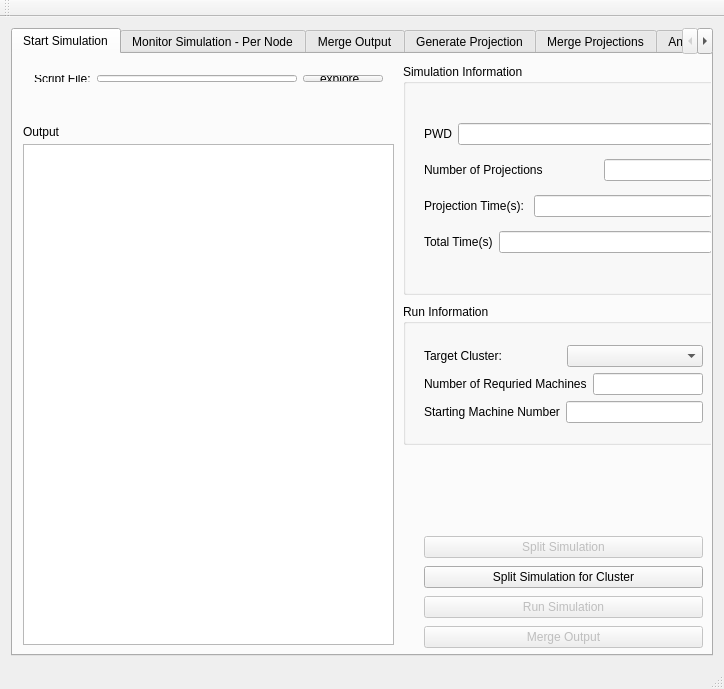
<?xml version="1.0" encoding="UTF-8"?>
<ui version="4.0">
 <class>MainWindow</class>
 <widget class="QMainWindow" name="MainWindow">
  <property name="geometry">
   <rect>
    <x>0</x>
    <y>0</y>
    <width>724</width>
    <height>689</height>
   </rect>
  </property>
  <property name="windowTitle">
   <string>Gate Simulator</string>
  </property>
  <widget class="QWidget" name="centralWidget">
   <layout class="QVBoxLayout" name="verticalLayout">
    <item>
     <widget class="QTabWidget" name="tabWidget">
      <property name="currentIndex">
       <number>0</number>
      </property>
      <widget class="QWidget" name="tab">
       <attribute name="title">
        <string>Start Simulation</string>
       </attribute>
       <widget class="QWidget" name="layoutWidget">
        <property name="geometry">
         <rect>
          <x>400</x>
          <y>469</y>
          <width>301</width>
          <height>141</height>
         </rect>
        </property>
        <layout class="QVBoxLayout" name="verticalLayout_7">
         <item>
          <widget class="QPushButton" name="btnSplit">
           <property name="enabled">
            <bool>false</bool>
           </property>
           <property name="text">
            <string>Split Simulation</string>
           </property>
          </widget>
         </item>
         <item>
          <widget class="QPushButton" name="btnsplit2">
           <property name="text">
            <string>Split Simulation for Cluster</string>
           </property>
          </widget>
         </item>
         <item>
          <widget class="QPushButton" name="btnRun">
           <property name="enabled">
            <bool>false</bool>
           </property>
           <property name="text">
            <string>Run Simulation</string>
           </property>
          </widget>
         </item>
         <item>
          <widget class="QPushButton" name="btnMerge">
           <property name="enabled">
            <bool>false</bool>
           </property>
           <property name="text">
            <string>Merge Output</string>
           </property>
          </widget>
         </item>
        </layout>
       </widget>
       <widget class="QGroupBox" name="groupBox">
        <property name="geometry">
         <rect>
          <x>390</x>
          <y>10</y>
          <width>321</width>
          <height>231</height>
         </rect>
        </property>
        <property name="title">
         <string>Simulation Information</string>
        </property>
        <widget class="QWidget" name="layoutWidget">
         <property name="geometry">
          <rect>
           <x>10</x>
           <y>40</y>
           <width>310</width>
           <height>171</height>
          </rect>
         </property>
         <layout class="QVBoxLayout" name="verticalLayout_5">
          <item>
           <layout class="QHBoxLayout" name="horizontalLayout_6">
            <item>
             <widget class="QLabel" name="label_9">
              <property name="text">
               <string>PWD</string>
              </property>
             </widget>
            </item>
            <item>
             <widget class="QLineEdit" name="txtPWD">
              <property name="readOnly">
               <bool>true</bool>
              </property>
             </widget>
            </item>
           </layout>
          </item>
          <item>
           <layout class="QHBoxLayout" name="horizontalLayout_5">
            <property name="sizeConstraint">
             <enum>QLayout::SetNoConstraint</enum>
            </property>
            <item>
             <widget class="QLabel" name="label_8">
              <property name="text">
               <string>Number of Projections</string>
              </property>
             </widget>
            </item>
            <item>
             <widget class="QLineEdit" name="txtNOP">
              <property name="enabled">
               <bool>true</bool>
              </property>
              <property name="sizePolicy">
               <sizepolicy hsizetype="Fixed" vsizetype="Fixed">
                <horstretch>0</horstretch>
                <verstretch>0</verstretch>
               </sizepolicy>
              </property>
             </widget>
            </item>
           </layout>
          </item>
          <item>
           <layout class="QHBoxLayout" name="horizontalLayout_2">
            <item>
             <widget class="QLabel" name="label_5">
              <property name="text">
               <string>Projection Time(s): </string>
              </property>
             </widget>
            </item>
            <item>
             <widget class="QLineEdit" name="txtPerSlice"/>
            </item>
           </layout>
          </item>
          <item>
           <layout class="QHBoxLayout" name="horizontalLayout_4">
            <item>
             <widget class="QLabel" name="label_7">
              <property name="text">
               <string>Total Time(s)</string>
              </property>
             </widget>
            </item>
            <item>
             <widget class="QLineEdit" name="txtTotalTime"/>
            </item>
           </layout>
          </item>
         </layout>
        </widget>
       </widget>
       <widget class="QGroupBox" name="groupBox_2">
        <property name="geometry">
         <rect>
          <x>390</x>
          <y>250</y>
          <width>321</width>
          <height>141</height>
         </rect>
        </property>
        <property name="title">
         <string>Run Information</string>
        </property>
        <widget class="QWidget" name="verticalLayoutWidget">
         <property name="geometry">
          <rect>
           <x>10</x>
           <y>30</y>
           <width>301</width>
           <height>101</height>
          </rect>
         </property>
         <layout class="QVBoxLayout" name="verticalLayout_4">
          <item>
           <layout class="QHBoxLayout" name="horizontalLayout_9">
            <item>
             <widget class="QLabel" name="label_15">
              <property name="text">
               <string>Target Cluster:</string>
              </property>
             </widget>
            </item>
            <item>
             <widget class="QComboBox" name="comboCluster"/>
            </item>
           </layout>
          </item>
          <item>
           <layout class="QHBoxLayout" name="horizontalLayout_10">
            <item>
             <widget class="QLabel" name="label_16">
              <property name="text">
               <string>Number of Requried Machines</string>
              </property>
             </widget>
            </item>
            <item>
             <widget class="QLineEdit" name="txtRequiredMachines"/>
            </item>
           </layout>
          </item>
          <item>
           <layout class="QHBoxLayout" name="horizontalLayout_13">
            <item>
             <widget class="QLabel" name="label_17">
              <property name="text">
               <string>Starting Machine Number</string>
              </property>
             </widget>
            </item>
            <item>
             <widget class="QLineEdit" name="txtStartMachine"/>
            </item>
           </layout>
          </item>
         </layout>
        </widget>
       </widget>
       <widget class="QLabel" name="label_18">
        <property name="geometry">
         <rect>
          <x>10</x>
          <y>70</y>
          <width>57</width>
          <height>15</height>
         </rect>
        </property>
        <property name="text">
         <string>Output</string>
        </property>
       </widget>
       <widget class="QTextEdit" name="txtOutput">
        <property name="geometry">
         <rect>
          <x>10</x>
          <y>90</y>
          <width>371</width>
          <height>501</height>
         </rect>
        </property>
       </widget>
       <widget class="QWidget" name="layoutWidget">
        <property name="geometry">
         <rect>
          <x>10</x>
          <y>10</y>
          <width>371</width>
          <height>29</height>
         </rect>
        </property>
        <layout class="QHBoxLayout" name="horizontalLayout_8">
         <item>
          <widget class="QLabel" name="label_4">
           <property name="text">
            <string>Script File:</string>
           </property>
          </widget>
         </item>
         <item>
          <widget class="QLineEdit" name="txtScript"/>
         </item>
         <item>
          <widget class="QPushButton" name="pushButton">
           <property name="text">
            <string>explore..</string>
           </property>
          </widget>
         </item>
        </layout>
       </widget>
      </widget>
      <widget class="QWidget" name="tab_2">
       <attribute name="title">
        <string>Monitor Simulation - Per Node</string>
       </attribute>
       <widget class="QWidget" name="layoutWidget">
        <property name="geometry">
         <rect>
          <x>10</x>
          <y>10</y>
          <width>571</width>
          <height>33</height>
         </rect>
        </property>
        <layout class="QHBoxLayout" name="horizontalLayout">
         <item>
          <widget class="QLabel" name="label">
           <property name="text">
            <string>Node:</string>
           </property>
          </widget>
         </item>
         <item>
          <widget class="QComboBox" name="nodeCombo"/>
         </item>
        </layout>
       </widget>
       <widget class="QWidget" name="layoutWidget">
        <property name="geometry">
         <rect>
          <x>10</x>
          <y>50</y>
          <width>571</width>
          <height>421</height>
         </rect>
        </property>
        <layout class="QVBoxLayout" name="verticalLayout_2">
         <item>
          <widget class="QLabel" name="label_2">
           <property name="text">
            <string>Gate Processes</string>
           </property>
          </widget>
         </item>
         <item>
          <widget class="QListWidget" name="nodeList"/>
         </item>
         <item>
          <widget class="QLabel" name="label_10">
           <property name="text">
            <string>Output Directory</string>
           </property>
          </widget>
         </item>
         <item>
          <widget class="QListWidget" name="outList"/>
         </item>
        </layout>
       </widget>
       <widget class="QPushButton" name="deleteButton">
        <property name="geometry">
         <rect>
          <x>600</x>
          <y>280</y>
          <width>102</width>
          <height>24</height>
         </rect>
        </property>
        <property name="text">
         <string>Delete</string>
        </property>
       </widget>
       <widget class="QWidget" name="layoutWidget">
        <property name="geometry">
         <rect>
          <x>600</x>
          <y>70</y>
          <width>87</width>
          <height>95</height>
         </rect>
        </property>
        <layout class="QVBoxLayout" name="verticalLayout_3">
         <item>
          <widget class="QPushButton" name="refreshButton">
           <property name="text">
            <string>Refresh</string>
           </property>
          </widget>
         </item>
         <item>
          <widget class="QPushButton" name="killAllButton">
           <property name="text">
            <string>Kill All</string>
           </property>
          </widget>
         </item>
         <item>
          <widget class="QPushButton" name="killButton">
           <property name="text">
            <string>Kill</string>
           </property>
          </widget>
         </item>
        </layout>
       </widget>
      </widget>
      <widget class="QWidget" name="tab_4">
       <attribute name="title">
        <string>Merge Output</string>
       </attribute>
       <widget class="QPushButton" name="btnrefresh_merge">
        <property name="geometry">
         <rect>
          <x>640</x>
          <y>20</y>
          <width>61</width>
          <height>24</height>
         </rect>
        </property>
        <property name="text">
         <string>Refresh</string>
        </property>
       </widget>
       <widget class="QTableWidget" name="tableMerge">
        <property name="geometry">
         <rect>
          <x>20</x>
          <y>50</y>
          <width>681</width>
          <height>501</height>
         </rect>
        </property>
       </widget>
       <widget class="QWidget" name="layoutWidget">
        <property name="geometry">
         <rect>
          <x>20</x>
          <y>20</y>
          <width>391</width>
          <height>29</height>
         </rect>
        </property>
        <layout class="QHBoxLayout" name="horizontalLayout_3">
         <item>
          <widget class="QLabel" name="label_3">
           <property name="text">
            <string>Filter:</string>
           </property>
          </widget>
         </item>
         <item>
          <widget class="QLineEdit" name="txtFilter"/>
         </item>
         <item>
          <widget class="QPushButton" name="btnfilter">
           <property name="text">
            <string>Filter</string>
           </property>
          </widget>
         </item>
        </layout>
       </widget>
       <widget class="QWidget" name="layoutWidget">
        <property name="geometry">
         <rect>
          <x>40</x>
          <y>560</y>
          <width>661</width>
          <height>29</height>
         </rect>
        </property>
        <layout class="QHBoxLayout" name="horizontalLayout_11">
         <item>
          <widget class="QLabel" name="label_6">
           <property name="text">
            <string>Output File:</string>
           </property>
          </widget>
         </item>
         <item>
          <widget class="QLineEdit" name="lineEdit_2"/>
         </item>
         <item>
          <widget class="QPushButton" name="btnmerge">
           <property name="text">
            <string>Merge</string>
           </property>
          </widget>
         </item>
        </layout>
       </widget>
       <widget class="QWidget" name="layoutWidget">
        <property name="geometry">
         <rect>
          <x>510</x>
          <y>20</y>
          <width>153</width>
          <height>29</height>
         </rect>
        </property>
        <layout class="QHBoxLayout" name="horizontalLayout_12">
         <item>
          <widget class="QLineEdit" name="txtMergeRangeFrom">
           <property name="text">
            <string>0</string>
           </property>
          </widget>
         </item>
         <item>
          <widget class="QLabel" name="label_13">
           <property name="text">
            <string>TO</string>
           </property>
          </widget>
         </item>
         <item>
          <widget class="QLineEdit" name="txtMergeRangeTo">
           <property name="text">
            <string>30</string>
           </property>
          </widget>
         </item>
        </layout>
       </widget>
      </widget>
      <widget class="QWidget" name="tab_5">
       <attribute name="title">
        <string>Generate Projection</string>
       </attribute>
       <widget class="QGroupBox" name="groupBox_3">
        <property name="geometry">
         <rect>
          <x>340</x>
          <y>20</y>
          <width>361</width>
          <height>571</height>
         </rect>
        </property>
        <property name="title">
         <string>Options</string>
        </property>
        <widget class="QCheckBox" name="cbCompton">
         <property name="geometry">
          <rect>
           <x>40</x>
           <y>40</y>
           <width>201</width>
           <height>23</height>
          </rect>
         </property>
         <property name="text">
          <string>Include Comptom Scatter?</string>
         </property>
        </widget>
        <widget class="QWidget" name="layoutWidget">
         <property name="geometry">
          <rect>
           <x>40</x>
           <y>70</y>
           <width>312</width>
           <height>202</height>
          </rect>
         </property>
         <layout class="QVBoxLayout" name="verticalLayout_12">
          <item>
           <layout class="QVBoxLayout" name="verticalLayout_11">
            <item>
             <widget class="QLabel" name="label_24">
              <property name="font">
               <font>
                <weight>75</weight>
                <italic>true</italic>
                <bold>true</bold>
               </font>
              </property>
              <property name="text">
               <string>zero-indexed position</string>
              </property>
             </widget>
            </item>
            <item>
             <layout class="QVBoxLayout" name="verticalLayout_10">
              <item>
               <layout class="QVBoxLayout" name="verticalLayout_9">
                <item>
                 <layout class="QVBoxLayout" name="verticalLayout_6">
                  <item>
                   <layout class="QHBoxLayout" name="horizontalLayout_16">
                    <item>
                     <widget class="QLabel" name="label_19">
                      <property name="text">
                       <string>headID position</string>
                      </property>
                     </widget>
                    </item>
                    <item>
                     <widget class="QLineEdit" name="txtheadid">
                      <property name="text">
                       <string>6</string>
                      </property>
                     </widget>
                    </item>
                   </layout>
                  </item>
                  <item>
                   <layout class="QHBoxLayout" name="horizontalLayout_18">
                    <item>
                     <widget class="QLabel" name="label_21">
                      <property name="text">
                       <string>crystalID position</string>
                      </property>
                     </widget>
                    </item>
                    <item>
                     <widget class="QLineEdit" name="txtcrystalid">
                      <property name="text">
                       <string>7</string>
                      </property>
                     </widget>
                    </item>
                   </layout>
                  </item>
                  <item>
                   <layout class="QHBoxLayout" name="horizontalLayout_17">
                    <item>
                     <widget class="QLabel" name="label_20">
                      <property name="text">
                       <string>pixelID position</string>
                      </property>
                     </widget>
                    </item>
                    <item>
                     <widget class="QLineEdit" name="txtpixelid">
                      <property name="text">
                       <string>8</string>
                      </property>
                     </widget>
                    </item>
                   </layout>
                  </item>
                 </layout>
                </item>
                <item>
                 <layout class="QHBoxLayout" name="horizontalLayout_19">
                  <item>
                   <widget class="QLabel" name="label_22">
                    <property name="text">
                     <string>compton scatter - phantom</string>
                    </property>
                   </widget>
                  </item>
                  <item>
                   <widget class="QLineEdit" name="txtcomptonphantom">
                    <property name="enabled">
                     <bool>false</bool>
                    </property>
                    <property name="text">
                     <string>14</string>
                    </property>
                   </widget>
                  </item>
                 </layout>
                </item>
               </layout>
              </item>
              <item>
               <layout class="QHBoxLayout" name="horizontalLayout_20">
                <item>
                 <widget class="QLabel" name="label_23">
                  <property name="text">
                   <string>compton scatter - detector</string>
                  </property>
                 </widget>
                </item>
                <item>
                 <widget class="QLineEdit" name="txtcomptondetector">
                  <property name="enabled">
                   <bool>false</bool>
                  </property>
                  <property name="text">
                   <string>15</string>
                  </property>
                 </widget>
                </item>
               </layout>
              </item>
             </layout>
            </item>
           </layout>
          </item>
         </layout>
        </widget>
        <widget class="QPushButton" name="btnConvert">
         <property name="geometry">
          <rect>
           <x>270</x>
           <y>280</y>
           <width>84</width>
           <height>24</height>
          </rect>
         </property>
         <property name="text">
          <string>Convert!</string>
         </property>
        </widget>
        <widget class="QLabel" name="label_30">
         <property name="geometry">
          <rect>
           <x>40</x>
           <y>330</y>
           <width>311</width>
           <height>16</height>
          </rect>
         </property>
         <property name="text">
          <string>Output: 72x72 16bit unsigned little-endian image</string>
         </property>
        </widget>
       </widget>
       <widget class="QGroupBox" name="groupBox_5">
        <property name="geometry">
         <rect>
          <x>10</x>
          <y>20</y>
          <width>321</width>
          <height>571</height>
         </rect>
        </property>
        <property name="title">
         <string>Target GATE ASCII Files</string>
        </property>
        <widget class="QPushButton" name="btnExplore">
         <property name="geometry">
          <rect>
           <x>20</x>
           <y>500</y>
           <width>281</width>
           <height>51</height>
          </rect>
         </property>
         <property name="text">
          <string>explore..</string>
         </property>
        </widget>
        <widget class="QListWidget" name="listProjectionInput">
         <property name="geometry">
          <rect>
           <x>20</x>
           <y>30</y>
           <width>281</width>
           <height>461</height>
          </rect>
         </property>
        </widget>
       </widget>
      </widget>
      <widget class="QWidget" name="tab_7">
       <attribute name="title">
        <string>Merge Projections</string>
       </attribute>
       <widget class="QGroupBox" name="groupBox_6">
        <property name="geometry">
         <rect>
          <x>20</x>
          <y>20</y>
          <width>301</width>
          <height>561</height>
         </rect>
        </property>
        <property name="title">
         <string>Target Projections</string>
        </property>
        <widget class="QPushButton" name="pushButton_2">
         <property name="geometry">
          <rect>
           <x>20</x>
           <y>510</y>
           <width>261</width>
           <height>31</height>
          </rect>
         </property>
         <property name="text">
          <string>Explore</string>
         </property>
        </widget>
        <widget class="QListWidget" name="listMergeProjection">
         <property name="geometry">
          <rect>
           <x>20</x>
           <y>40</y>
           <width>256</width>
           <height>461</height>
          </rect>
         </property>
        </widget>
       </widget>
       <widget class="QGroupBox" name="groupBox_7">
        <property name="geometry">
         <rect>
          <x>330</x>
          <y>20</y>
          <width>371</width>
          <height>201</height>
         </rect>
        </property>
        <property name="title">
         <string>Settings</string>
        </property>
        <widget class="QPushButton" name="btn_mergeprojection_explore">
         <property name="geometry">
          <rect>
           <x>170</x>
           <y>100</y>
           <width>102</width>
           <height>24</height>
          </rect>
         </property>
         <property name="text">
          <string>explore</string>
         </property>
        </widget>
        <widget class="QPushButton" name="pushButton_3">
         <property name="geometry">
          <rect>
           <x>281</x>
           <y>100</y>
           <width>81</width>
           <height>24</height>
          </rect>
         </property>
         <property name="text">
          <string>convert!</string>
         </property>
        </widget>
        <widget class="QWidget" name="layoutWidget">
         <property name="geometry">
          <rect>
           <x>20</x>
           <y>30</y>
           <width>341</width>
           <height>29</height>
          </rect>
         </property>
         <layout class="QHBoxLayout" name="horizontalLayout_14">
          <item>
           <widget class="QLabel" name="label_14">
            <property name="text">
             <string>Number of Projection Files:</string>
            </property>
           </widget>
          </item>
          <item>
           <widget class="QLineEdit" name="txtMergeProjection_nop"/>
          </item>
         </layout>
        </widget>
        <widget class="QWidget" name="layoutWidget">
         <property name="geometry">
          <rect>
           <x>20</x>
           <y>70</y>
           <width>341</width>
           <height>29</height>
          </rect>
         </property>
         <layout class="QHBoxLayout" name="horizontalLayout_15">
          <item>
           <widget class="QLabel" name="label_27">
            <property name="text">
             <string>Output File:</string>
            </property>
           </widget>
          </item>
          <item>
           <widget class="QLineEdit" name="txtMergeProjection_output"/>
          </item>
         </layout>
        </widget>
       </widget>
      </widget>
      <widget class="QWidget" name="tab_6">
       <attribute name="title">
        <string>Analyze data</string>
       </attribute>
       <widget class="QWidget" name="layoutWidget_2">
        <property name="geometry">
         <rect>
          <x>10</x>
          <y>10</y>
          <width>681</width>
          <height>29</height>
         </rect>
        </property>
        <layout class="QHBoxLayout" name="horizontalLayout_21">
         <item>
          <widget class="QLabel" name="label_25">
           <property name="text">
            <string>GATE ASCII FILE</string>
           </property>
          </widget>
         </item>
         <item>
          <widget class="QLineEdit" name="txtAnalyzeInput">
           <property name="text">
            <string>/local_scratch/slee91/test_voxelized_lloyd_1MHR05_320_320_768_000Singles.dat</string>
           </property>
          </widget>
         </item>
         <item>
          <widget class="QPushButton" name="btnAnalyzeInputExplore">
           <property name="text">
            <string>explore..</string>
           </property>
          </widget>
         </item>
        </layout>
       </widget>
       <widget class="QWidget" name="layoutWidget_3">
        <property name="geometry">
         <rect>
          <x>10</x>
          <y>40</y>
          <width>681</width>
          <height>29</height>
         </rect>
        </property>
        <layout class="QHBoxLayout" name="horizontalLayout_22">
         <item>
          <widget class="QLabel" name="OutputF_2">
           <property name="text">
            <string>Output File:</string>
           </property>
          </widget>
         </item>
         <item>
          <widget class="QLineEdit" name="txtAnalyzeOutput"/>
         </item>
         <item>
          <widget class="QPushButton" name="btnAnalyzeOutputExplore">
           <property name="text">
            <string>explore..</string>
           </property>
          </widget>
         </item>
        </layout>
       </widget>
       <widget class="QGroupBox" name="groupBox_4">
        <property name="geometry">
         <rect>
          <x>10</x>
          <y>70</y>
          <width>231</width>
          <height>301</height>
         </rect>
        </property>
        <property name="title">
         <string>1) Energy Specturm</string>
        </property>
        <widget class="QRadioButton" name="radioRound">
         <property name="geometry">
          <rect>
           <x>20</x>
           <y>40</y>
           <width>99</width>
           <height>21</height>
          </rect>
         </property>
         <property name="text">
          <string>round</string>
         </property>
         <property name="checked">
          <bool>true</bool>
         </property>
         <attribute name="buttonGroup">
          <string notr="true">buttonGroup</string>
         </attribute>
        </widget>
        <widget class="QRadioButton" name="radioFloor">
         <property name="geometry">
          <rect>
           <x>20</x>
           <y>70</y>
           <width>99</width>
           <height>21</height>
          </rect>
         </property>
         <property name="text">
          <string>floor</string>
         </property>
         <attribute name="buttonGroup">
          <string notr="true">buttonGroup</string>
         </attribute>
        </widget>
        <widget class="QRadioButton" name="radioCeil">
         <property name="geometry">
          <rect>
           <x>20</x>
           <y>100</y>
           <width>99</width>
           <height>21</height>
          </rect>
         </property>
         <property name="text">
          <string>ceil</string>
         </property>
         <attribute name="buttonGroup">
          <string notr="true">buttonGroup</string>
         </attribute>
        </widget>
        <widget class="QPushButton" name="btnEnergySpectrum">
         <property name="geometry">
          <rect>
           <x>20</x>
           <y>270</y>
           <width>181</width>
           <height>24</height>
          </rect>
         </property>
         <property name="text">
          <string>Generate</string>
         </property>
        </widget>
        <widget class="QWidget" name="layoutWidget">
         <property name="geometry">
          <rect>
           <x>20</x>
           <y>130</y>
           <width>181</width>
           <height>29</height>
          </rect>
         </property>
         <layout class="QHBoxLayout" name="horizontalLayout_23">
          <item>
           <widget class="QLabel" name="label_26">
            <property name="text">
             <string>Energy Index</string>
            </property>
           </widget>
          </item>
          <item>
           <widget class="QLineEdit" name="txtEnergyIndex">
            <property name="text">
             <string>10</string>
            </property>
           </widget>
          </item>
         </layout>
        </widget>
        <widget class="QCheckBox" name="cb_compton_detector">
         <property name="geometry">
          <rect>
           <x>20</x>
           <y>170</y>
           <width>191</width>
           <height>21</height>
          </rect>
         </property>
         <property name="font">
          <font>
           <pointsize>7</pointsize>
          </font>
         </property>
         <property name="text">
          <string>Include Compton Scatter in Detector</string>
         </property>
        </widget>
       </widget>
       <widget class="QGroupBox" name="groupBox_8">
        <property name="geometry">
         <rect>
          <x>260</x>
          <y>70</y>
          <width>231</width>
          <height>301</height>
         </rect>
        </property>
        <property name="title">
         <string>2) Scatter Fraction</string>
        </property>
        <widget class="QPushButton" name="btnEnergySpectrum_2">
         <property name="geometry">
          <rect>
           <x>20</x>
           <y>100</y>
           <width>181</width>
           <height>24</height>
          </rect>
         </property>
         <property name="text">
          <string>Process</string>
         </property>
        </widget>
        <widget class="QWidget" name="layoutWidget_4">
         <property name="geometry">
          <rect>
           <x>20</x>
           <y>30</y>
           <width>196</width>
           <height>29</height>
          </rect>
         </property>
         <layout class="QHBoxLayout" name="horizontalLayout_24">
          <item>
           <widget class="QLabel" name="label_28">
            <property name="text">
             <string>Compton Phantom</string>
            </property>
           </widget>
          </item>
          <item>
           <widget class="QLineEdit" name="txtComptonPhantom">
            <property name="text">
             <string>14</string>
            </property>
           </widget>
          </item>
         </layout>
        </widget>
        <widget class="QTextEdit" name="txtScatterFraction_output">
         <property name="geometry">
          <rect>
           <x>20</x>
           <y>140</y>
           <width>181</width>
           <height>111</height>
          </rect>
         </property>
        </widget>
        <widget class="QWidget" name="layoutWidget">
         <property name="geometry">
          <rect>
           <x>20</x>
           <y>60</y>
           <width>195</width>
           <height>29</height>
          </rect>
         </property>
         <layout class="QHBoxLayout" name="horizontalLayout_25">
          <item>
           <widget class="QLabel" name="label_29">
            <property name="text">
             <string>Compton Detector</string>
            </property>
           </widget>
          </item>
          <item>
           <widget class="QLineEdit" name="txtComptonDetector">
            <property name="text">
             <string>15</string>
            </property>
           </widget>
          </item>
         </layout>
        </widget>
       </widget>
      </widget>
     </widget>
    </item>
   </layout>
  </widget>
  <widget class="QMenuBar" name="menuBar">
   <property name="geometry">
    <rect>
     <x>0</x>
     <y>0</y>
     <width>724</width>
     <height>25</height>
    </rect>
   </property>
  </widget>
  <widget class="QToolBar" name="mainToolBar">
   <attribute name="toolBarArea">
    <enum>TopToolBarArea</enum>
   </attribute>
   <attribute name="toolBarBreak">
    <bool>false</bool>
   </attribute>
  </widget>
  <widget class="QStatusBar" name="statusBar"/>
 </widget>
 <layoutdefault spacing="6" margin="11"/>
 <resources/>
 <connections/>
 <buttongroups>
  <buttongroup name="buttonGroup"/>
 </buttongroups>
</ui>
